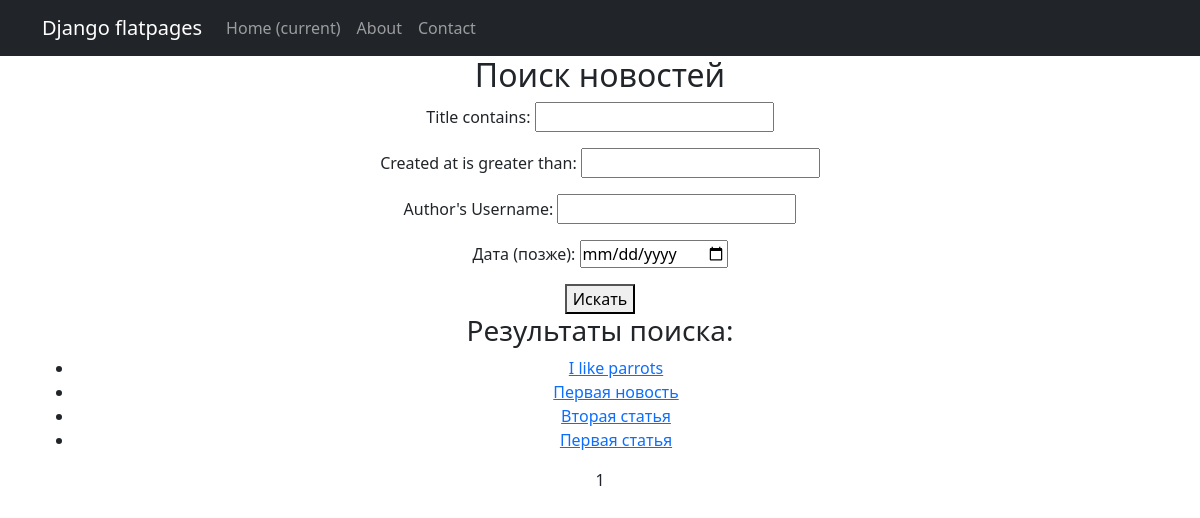
Page /news/search/ on the earlier database version.
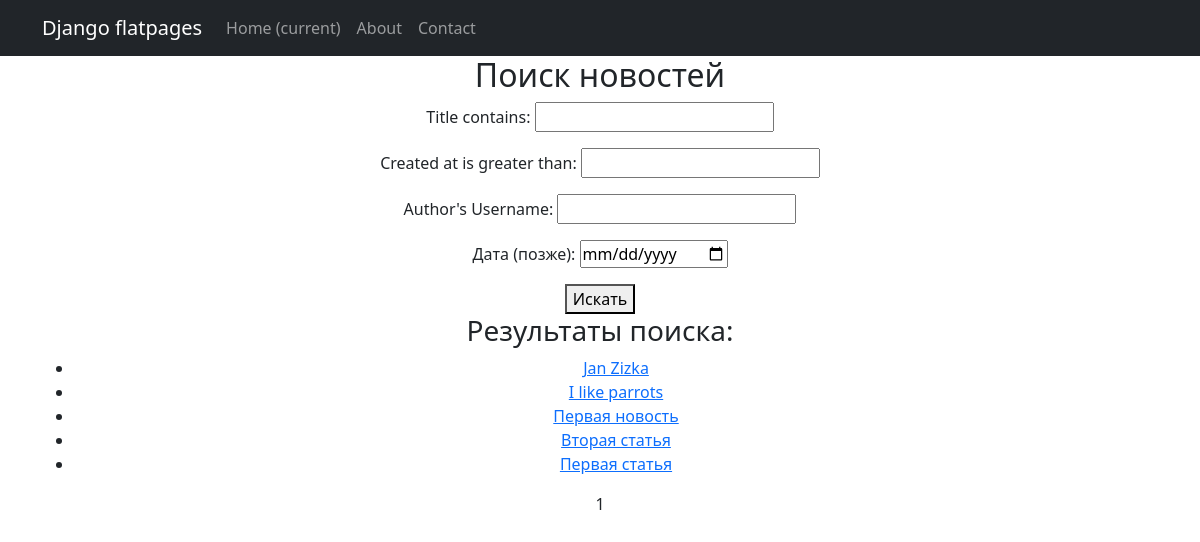
Same page on the later database version.
### news/models.py (models this page shows, shortened)
class Post(models.Model):
    ARTICLE = 'AR'
    NEWS = 'NW'
    POST_TYPES = [
        (ARTICLE, 'статья'),
        (NEWS, 'новость'),
    ]
    post_type = models.CharField(max_length=2, choices=POST_TYPES, default=ARTICLE)
    created_at = models.DateTimeField(auto_now_add=True)
    title = models.CharField(max_length=255)
    text = models.TextField()
    rating = models.IntegerField(default=0)
    author = models.ForeignKey(Author, on_delete=models.CASCADE, related_name="posts")
    categories = models.ManyToManyField(Category, through='PostCategory')

### news/views.py (the view)
# urls.py: path('search/', PostsSearch.as_view(), name='post_search'),
class PostsSearch(FilterView):
    model = Post
    template_name = 'posts_search.html'
    filterset_class = PostFilter  # Подключаем фильтр
    context_object_name = 'posts'
    paginate_by = 5
    ordering = '-created_at'

### templates/posts_search.html (shortened to what this page needs)
{% extends 'flatpages/default.html' %}
{% load custom_tags %}
{% block content %}
    <h2>Поиск новостей</h2>
    <form method="get">
        {{ filter.form.as_p }}
        <button type="submit">Искать</button>
    </form>
    <h3>Результаты поиска:</h3>
    <ul>
        {% for post in posts %}
            <li><a href="{% url 'post_detail' post.pk %}">{{ post.title }}</a></li>
        {% empty %}
            <p>Новостей не найдено.</p>
        {% endfor %}
    </ul>
   {{ page_obj.number }}
{% endblock content %}

Differences in the rows shown:
added Post: title "Jan Zizka"
